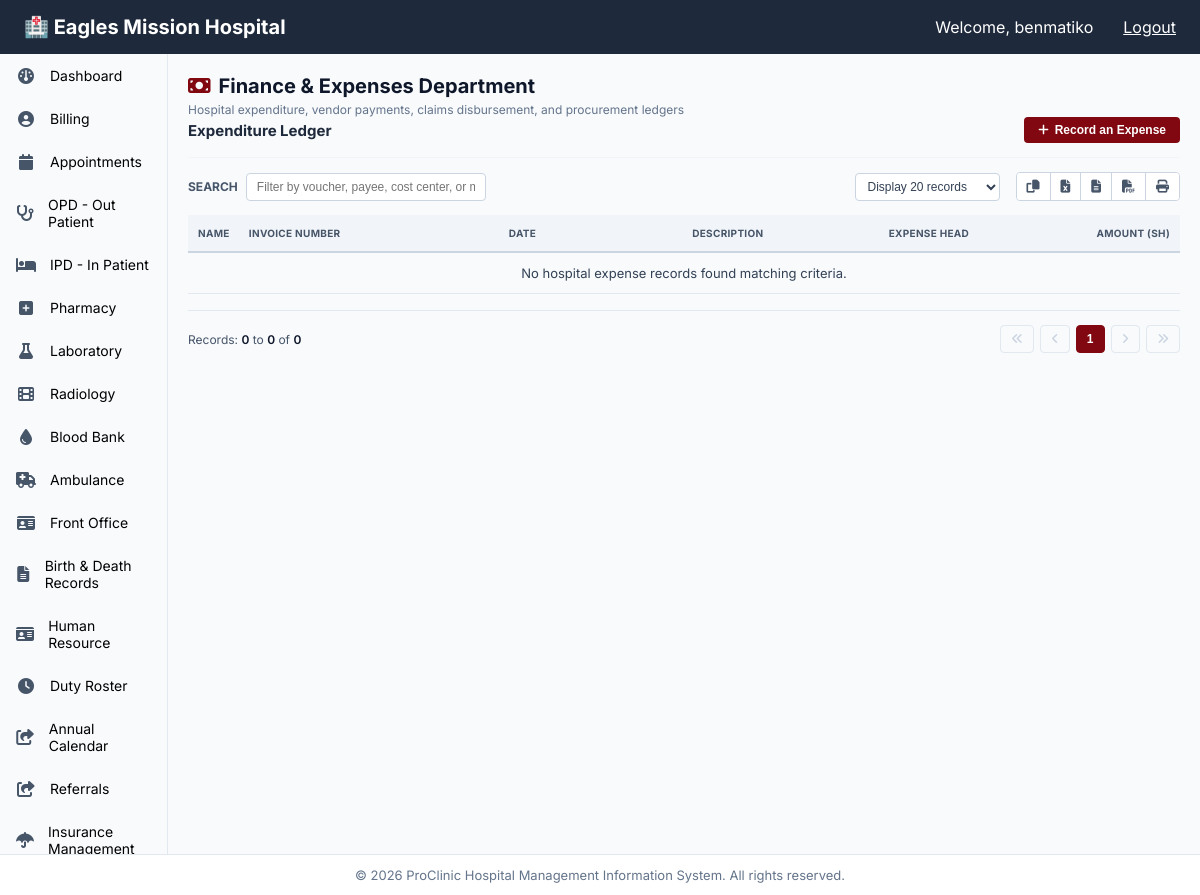
Before: /finance/ (signed in) with the older database file.
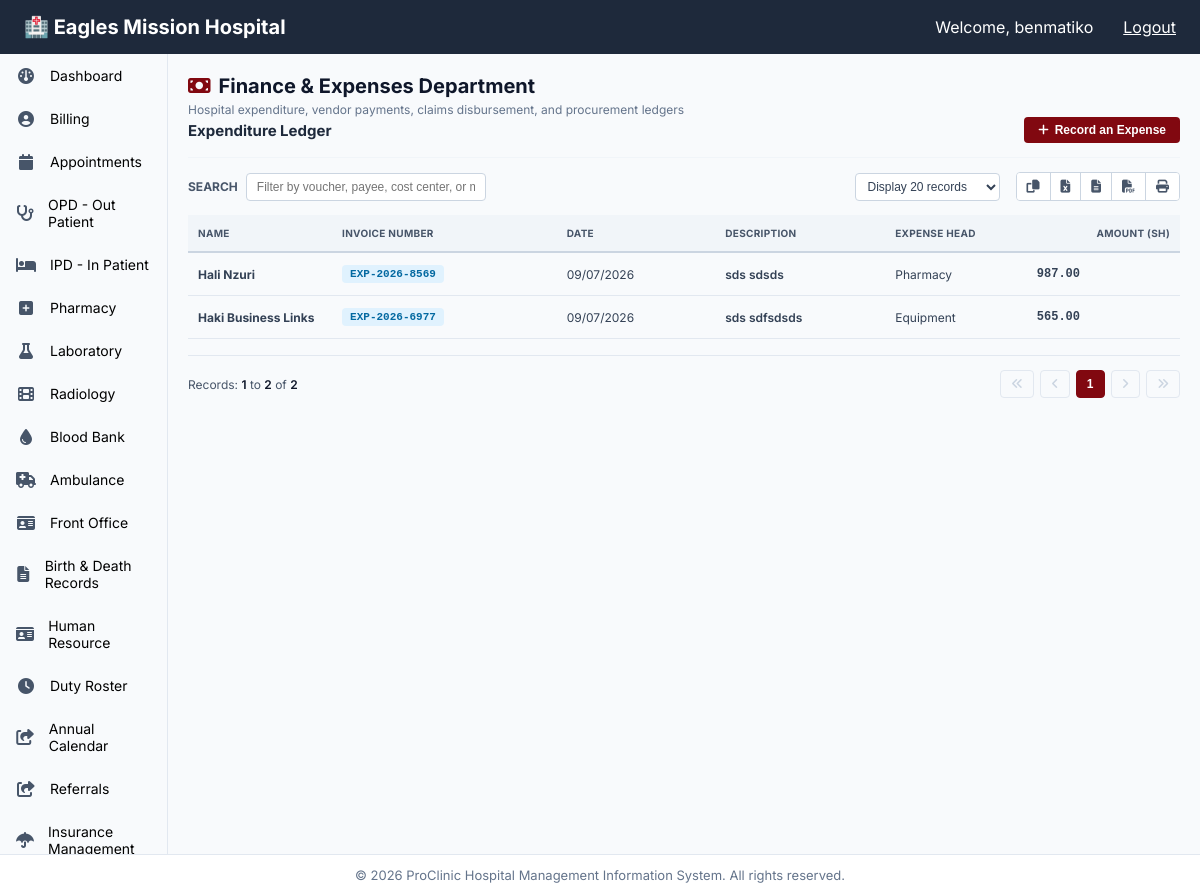
After: the same page with the newer database file.
### finance/models.py (models this page shows, shortened)
class Expense(models.Model):
    CATEGORY_CHOICES = [
        ('Medical Supplies', 'Medical Supplies'),
        ('Laboratory Supplies', 'Laboratory Supplies'),
        ('Pharmacy', 'Pharmacy'),
        ('Equipment', 'Equipment'),
        ('Maintenance', 'Maintenance'),
        ('Utilities', 'Utilities'),
        ('Salaries', 'Salaries'),
        ('Administrative', 'Administrative'),
        ('Training', 'Training'),
        ('Transport', 'Transport'),
        ('Other', 'Other'),
    ]
    STATUS_CHOICES = [
        ('Pending', 'Pending'),
        ('Approved', 'Approved'),
        ('Rejected', 'Rejected'),
    ]
    voucher_number = models.CharField(max_length=50, unique=True)
    payee_name = models.CharField(max_length=200)
    category = models.CharField(max_length=100, choices=CATEGORY_CHOICES)
    expense_date = models.DateField(default=timezone.now)
    net_amount = models.DecimalField(max_digits=15, decimal_places=2)
    gross_amount = models.DecimalField(max_digits=15, decimal_places=2, null=True, blank=True)
    tax_amount = models.DecimalField(max_digits=15, decimal_places=2, default=0.00)
    payment_method = models.CharField(max_length=50, blank=True, null=True)
    description = models.TextField(blank=True, null=True)
    notes = models.TextField(blank=True, null=True)
    reference_code = models.CharField(max_length=100, blank=True, null=True)
    attachment = models.FileField(upload_to='expenses/%Y/%m/', blank=True, null=True)
    status = models.CharField(max_length=20, choices=STATUS_CHOICES, default='Pending')
    payment_date = models.DateField(null=True, blank=True)
    created_by = models.ForeignKey(User, on_delete=models.SET_NULL, null=True, related_name='expenses_created')
    created_at = models.DateTimeField(auto_now_add=True)
    updated_at = models.DateTimeField(auto_now=True)
    disbursed_at = models.DateTimeField(blank=True, null=True)
    disbursed_by = models.ForeignKey(User, on_delete=models.SET_NULL, null=True, blank=True, related_name='expenses_disbursed')
    class Meta:
        ordering = ['-expense_date', '-created_at']

### finance/views.py (the view, shortened to what this page needs)
# urls.py: path('', views.expense_list, name='expenses'),
@login_required
def expense_list(request):
    expenses = Expense.objects.all().order_by('-expense_date', '-created_at')
    search_query = request.GET.get('search', '')
    paginator = Paginator(expenses, int(request.GET.get('per_page', 20)))
    page_obj = paginator.get_page(request.GET.get('page', 1))
    context = {
        'expenses': page_obj,
        'total_records': paginator.count,
        'search_query': search_query,
    }
    return render(request, 'finance/expense.html', context)

### finance/templates/finance/expense.html (shortened to what the changed rows need)
{% extends "base.html" %}
{% load static %}
{% block content %}
<div class="expenses-container-layout template-fullwidth-override">
    <div class="expenses-panel-header">
        <div class="panel-title-group">
            <h1><i class="fa fa-money"></i> Finance & Expenses Department</h1>
        </div>
    </div>
    <div class="expenses-billing-section">
        <div class="ledger-action-row">
            <h2>Expenditure Ledger</h2>
        </div>
        <div class="table-fixed-container containment-fullwidth">
            <table class="hms-table hms-expenses-log-table table-element-fullwidth" id="expensesTable">
                <thead>
                    <tr>
                        <th>Name</th>
                        <th>Invoice Number</th>
                        <th>Date</th>
                        <th>Description</th>
                        <th>Expense Head</th>
                        <th class="text-right">Amount (sh)</th>
                    </tr>
                </thead>
                <tbody>
                    {% for expense in expenses %}
                    <tr style="cursor:pointer; position:relative;"
                        onclick="openExpenseModal('{{ expense.id }}')">
                        <td title="{{ expense.payee_name }}">
                            <strong class="merchant-name-text">{{ expense.payee_name|default:"Unknown Merchant" }}</strong>
                        </td>
                        <td><span class="badge-bill">{{ expense.voucher_number }}</span></td>
                        <td>{{ expense.expense_date|date:"d/m/Y" }}</td>
                        <td class="case-id-cell">{{ expense.notes|default:expense.reference_code|default:"—" }}</td>
                        <td>{{ expense.category|default:"General Operations" }}</td>
                        <td class="text-right financial-digits-bold" style="position:relative; padding-right:100px;">
                            {{ expense.net_amount|floatformat:2 }}
                        </td>
                    </tr>
                    {% empty %}
                    <tr>
                        <td colspan="6" class="empty-table-placeholder">
                            No hospital expense records found matching criteria.
                        </td>
                    </tr>
                    {% endfor %}
                </tbody>
            </table>
        </div>
        <div class="ledger-pagination-row">
            <div class="pagination-counter-info">
                Records: <strong>{{ expenses.start_index }}</strong> to
                <strong>{{ expenses.end_index }}</strong> of
                <strong>{{ total_records }}</strong>
            </div>
            <div class="pagination-nav-controls">
                <div class="page-numeric-links">
                    {% for num in expenses.paginator.page_range %}
                        {% if num == expenses.number %}
                            <button type="button" class="btn-page-num active-page">{{ num }}</button>
                        {% elif num > expenses.number|add:'-3' and num < expenses.number|add:'3' %}
                            <a href="?page={{ num }}&per_page={{ request.GET.per_page|default:20 }}" class="btn-page-num">{{ num }}</a>
                        {% endif %}
                    {% endfor %}
                </div>
            </div>
        </div>
    </div>
</div>
{% endblock %}

Changed rows visible on the page:
added Expense: payee_name "Hali Nzuri", voucher_number "EXP-2026-8569", expense_date "09/07/2026", notes "sds sdsds", category "Pharmacy", net_amount "987.00"
added Expense: payee_name "Haki Business Links", voucher_number "EXP-2026-6977", expense_date "09/07/2026", notes "sds sdfsdsds", category "Equipment", net_amount "565.00"
Other visible differences:
{{ expenses.start_index }}: "0" → "1"
{{ expenses.end_index }}: "0" → "2"
{{ total_records }}: "0" → "2"
text no longer shown: "No hospital expense records found matching criteria."
